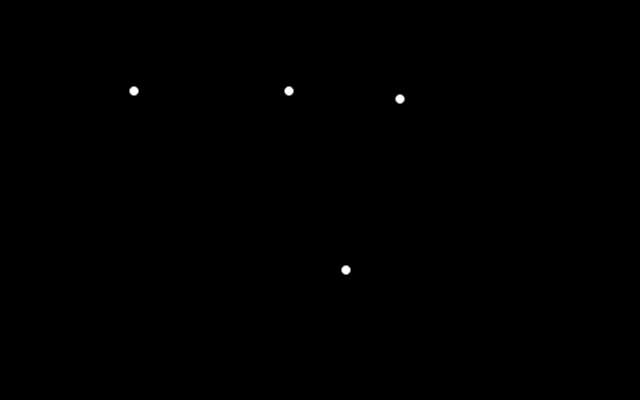
#> input picture ground_truth.png, 640 x 400 px
$ python example2.py   (Python 2 division)
#> lines starting #> are read from the running program, lines starting #| are printed output that depends on the picture; after the words box and inside, x2 and y2 are one past the last pixel; in counts of white or black regions, pixels touching at a corner belong together
### froc.py
import matplotlib
matplotlib.use('Agg')
import matplotlib.pyplot as plt
import numpy as np
from scipy import ndimage
from scipy.spatial.distance import euclidean
from scipy.optimize import linear_sum_assignment
import pandas as pd
from pdb import set_trace as bp
import os
import iocsv

def computeAssignment(list_detections,list_gt,allowedDistance,save_disagreement=False):
    #the assignment is based on the hungarian algorithm
    #https://docs.scipy.org/doc/scipy-0.18.1/reference/generated/scipy.optimize.linear_sum_assignment.html
    #https://en.wikipedia.org/wiki/Hungarian_algorithm

    #build cost matrix
    #rows: GT
    #columns: detections
    cost_matrix = np.zeros([len(list_gt),len(list_detections)])
    for i, pointR1 in enumerate(list_gt):
        for j, pointR2 in enumerate(list_detections):
            cost_matrix[i,j] = euclidean(pointR1,pointR2)

    #perform assignment
    row_ind, col_ind = linear_sum_assignment(cost_matrix)

    #threshold points too far
    row_ind_thresholded = []
    col_ind_thresholded = []
    for i in range(len(row_ind)):
        if cost_matrix[row_ind[i],col_ind[i]] < allowedDistance:
            row_ind_thresholded.append(row_ind[i])
            col_ind_thresholded.append(col_ind[i])

    #save coord FP and FN
    if save_disagreement:
        #just copy the lists and remove correct detections
        list_FN = list(list_gt) #list() to copy
        list_FP = list(list_detections)
        for i in range(len(row_ind_thresholded)):
            list_FN.remove(list_gt[row_ind_thresholded[i]])
            list_FP.remove(list_detections[col_ind_thresholded[i]])

    #compute stats
    P = len(list_gt)
    TP = len(row_ind_thresholded)
    FP = len(list_detections) - TP

    if save_disagreement:
        return P,TP,FP,list_FP,list_FN
    else:
        return P,TP,FP

# [145 lines left out: functions saveCoordFNFP, computeFROCfromListsMatrix, computeFROCfromLists, not called in this run]

def computeConfMatElements(thresholded_proba_map, ground_truth, allowedDistance):

    if allowedDistance == 0 and type(ground_truth) == np.ndarray:
        P = np.count_nonzero(ground_truth)
        TP = np.count_nonzero(thresholded_proba_map*ground_truth)
        FP = np.count_nonzero(thresholded_proba_map - (thresholded_proba_map*ground_truth))
    else:

        #reformat ground truth to a list
        if type(ground_truth) == np.ndarray:
            #convert ground truth binary map to list of coordinates
            labels, num_features = ndimage.label(ground_truth)
            list_gt = ndimage.measurements.center_of_mass(ground_truth, labels, range(1,num_features+1))
        elif type(ground_truth) == list:
            list_gt = ground_truth
        else:
            raise ValueError('ground_truth should be either of type list or ndarray and is of type ' + str(type(ground_truth)))

        #reformat thresholded_proba_map to a list
        labels, num_features = ndimage.label(thresholded_proba_map)
        list_proba_map = ndimage.measurements.center_of_mass(thresholded_proba_map, labels, range(1,num_features+1))

        #compute P, TP and FP
        P,TP,FP = computeAssignment(list_proba_map,list_gt,allowedDistance)

    return P,TP,FP

def computeFROC(proba_map, ground_truth, allowedDistance, nbr_of_thresholds=40, range_threshold=None):
    #INPUTS
    #proba_map : numpy array of dimension [number of image, xdim, ydim,...], values preferably in [0,1]
    #ground_truth: numpy array of dimension [number of image, xdim, ydim,...], values in {0,1}; or list of coordinates
    #allowedDistance: Integer. euclidian distance distance in pixels to consider a detection as valid (anisotropy not considered in the implementation)
    #nbr_of_thresholds: Interger. number of thresholds to compute to plot the FROC
    #range_threshold: list of 2 floats. Begining and end of the range of thresholds with which to plot the FROC
    #OUTPUTS
    #sensitivity_list_treshold: list of average sensitivy over the set of images for increasing thresholds
    #FPavg_list_treshold: list of average FP over the set of images for increasing thresholds
    #threshold_list: list of thresholds

    #rescale ground truth and proba map between 0 and 1
    proba_map = proba_map.astype(np.float32)
    proba_map = (proba_map - np.min(proba_map)) / (np.max(proba_map) - np.min(proba_map))
    if type(ground_truth) == np.ndarray:
        #verify that proba_map and ground_truth have the same shape
        if proba_map.shape != ground_truth.shape:
            raise ValueError('Error. Proba map and ground truth have different shapes.')

        ground_truth = ground_truth.astype(np.float32)
        ground_truth = (ground_truth - np.min(ground_truth)) / (np.max(ground_truth) - np.min(ground_truth))

    #define the thresholds
    if range_threshold == None:
        threshold_list = (np.linspace(np.min(proba_map),np.max(proba_map),nbr_of_thresholds)).tolist()
    else:
        threshold_list = (np.linspace(range_threshold[0],range_threshold[1],nbr_of_thresholds)).tolist()

    sensitivity_list_treshold = []
    FPavg_list_treshold = []
    #loop over thresholds
    for threshold in threshold_list:
        sensitivity_list_proba_map = []
        FP_list_proba_map = []
        #loop over proba map
        for i in range(len(proba_map)):

            #threshold the proba map
            thresholded_proba_map = np.zeros(np.shape(proba_map[i]))
            thresholded_proba_map[proba_map[i] >= threshold] = 1

            #save proba maps
#            imageio.imwrite('thresholded_proba_map_'+str(threshold)+'.png', thresholded_proba_map)

            #compute P, TP, and FP for this threshold and this proba map
            P,TP,FP = computeConfMatElements(thresholded_proba_map, ground_truth[i], allowedDistance)

            #append results to list
            FP_list_proba_map.append(FP)
            #check that ground truth contains at least one positive
            if (type(ground_truth[i]) == np.ndarray and np.count_nonzero(ground_truth[i]) > 0) or (type(ground_truth[i]) == list and len(ground_truth[i]) > 0):
                sensitivity_list_proba_map.append(TP*1./P)


        #average sensitivity and FP over the proba map, for a given threshold
        sensitivity_list_treshold.append(np.mean(sensitivity_list_proba_map))
        FPavg_list_treshold.append(np.mean(FP_list_proba_map))

    return sensitivity_list_treshold, FPavg_list_treshold, threshold_list

def plotFROC(x,y,save_path,threshold_list=None):
    plt.figure()
    plt.plot(x,y, 'o-')
    plt.xlabel('FPavg')
    plt.ylabel('Sensitivity')

    #annotate thresholds
    if threshold_list != None:
        #round thresholds
        threshold_list = [ '%.2f' % elem for elem in threshold_list ]
        xy_buffer = None
        for i, xy in enumerate(zip(x, y)):
            if xy != xy_buffer:
                plt.annotate(str(threshold_list[i]), xy=xy, textcoords='data')
                xy_buffer = xy

    plt.savefig(save_path)
    #plt.show()


### example2.py
import numpy as np
from froc import computeFROC, plotFROC
import imageio

if __name__ == '__main__':

    np.random.seed(1)

    #parameters
    save_path = 'FROC_example2.pdf'
    nbr_of_thresholds = 40
    range_threshold = [0.1,.99]
    allowedDistance = 10

    #read the data
    ground_truth = np.expand_dims(imageio.imread('ground_truth.png')[:,:,0],axis=0)
    proba_map = np.expand_dims(imageio.imread('proba_map.png')[:,:,0],axis=0)
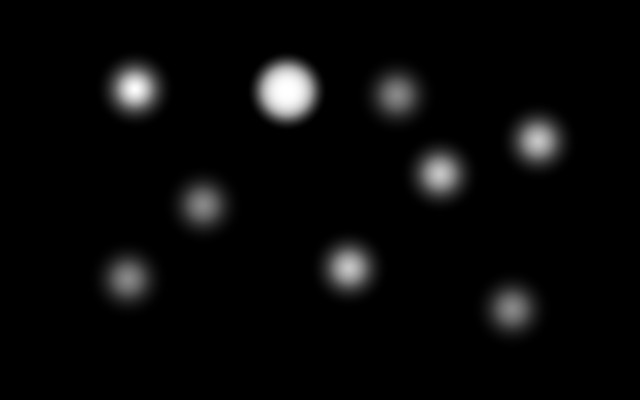
#> input picture proba_map.png, 640 x 400 px
    print ground_truth.shape
#| (1, 400, 640)
    print proba_map.shape
#| (1, 400, 640)

    #compute FROC
    sensitivity_list, FPavg_list, threshold_list = computeFROC(proba_map,ground_truth, allowedDistance, nbr_of_thresholds, range_threshold)
#> the loop in computeFROC, `for threshold in threshold_list:` made 40 passes
#> pass 1, in computeConfMatElements, `labels, num_features = ndimage.label(thresholded_proba_map)`:
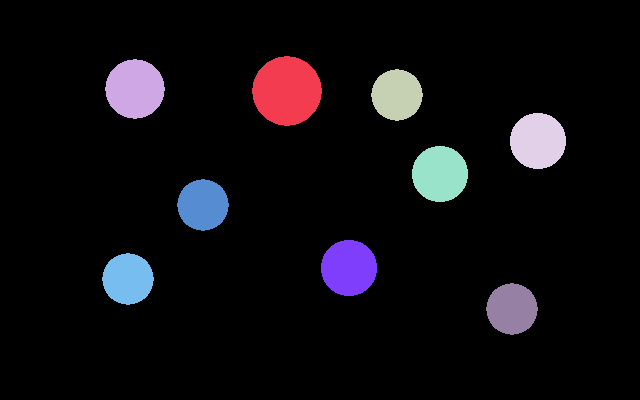
#> labels: shape (400, 640) int32; 10 distinct labels, from 0 to 9; one colour per label, 0 black
#> pass 3, in computeConfMatElements (call 3), `labels, num_features = ndimage.label(thresholded_proba_map)`:
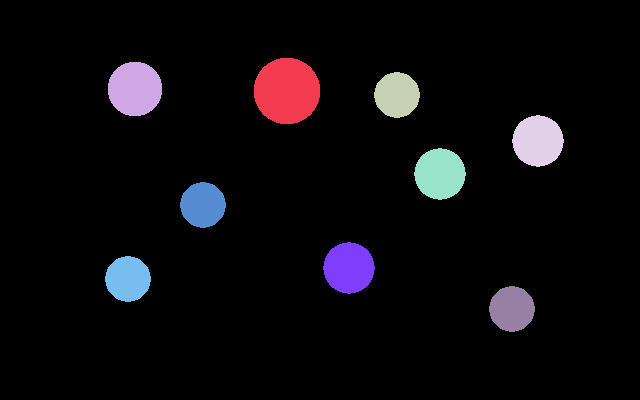
#> labels: shape (400, 640) int32; 10 distinct labels, from 0 to 9; one colour per label, 0 black
#> after the loop in computeFROC, `for threshold in threshold_list:`:
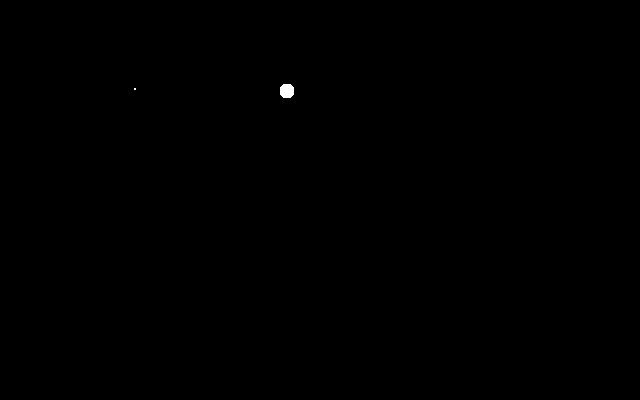
#> thresholded_proba_map: shape (400, 640) float64; values 0 (black) and 1 (white), 0.07% white; 2 white regions (1 under 20 px), largest, box (x1, y1, x2, y2) and area: (280, 84, 294, 98) 172
#> after the loop in computeFROC, `for threshold in threshold_list:`: FPavg_list_treshold = 40 values, max 5 at index 0, min 0 at index 30, mean 2.92; sensitivity_list_treshold = 40 values, max 1 at index 0, min 0.5 at index 30, mean 0.806
#> sensitivity_list has the same summary as sensitivity_list_treshold in computeFROC; FPavg_list has the same summary as FPavg_list_treshold in computeFROC; threshold_list = 40 values from 0.1 to 0.99
    print 'computed FROC'

    #plot FROC
    plotFROC(FPavg_list,sensitivity_list,save_path, threshold_list)
#> in plotFROC, `threshold_list = [ '%.2f' % elem for elem in threshold_list ]`: threshold_list = 40 items, first 6: '0.10', '0.12', '0.15', '0.17', '0.19', '0.21'
#> the loop in plotFROC, `for i, xy in enumerate(zip(x, y)):` made 40 passes
#> xy_buffer on passes 1, 20, 31: (5, 1), (2, 0.75), (0, 0.5)
#> in plotFROC, `plt.savefig(save_path)`:
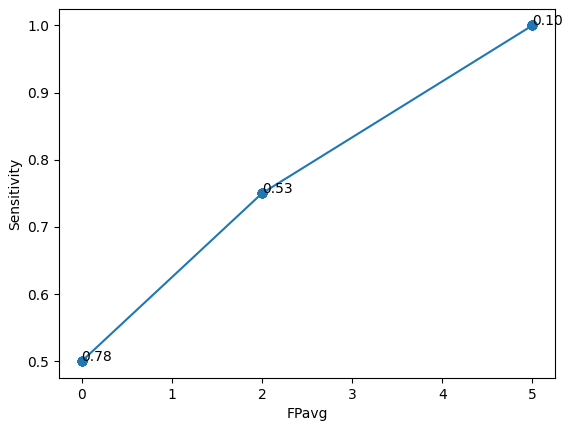
#> figure drawn by matplotlib, 1 panel
    print 'plotted FROC'
